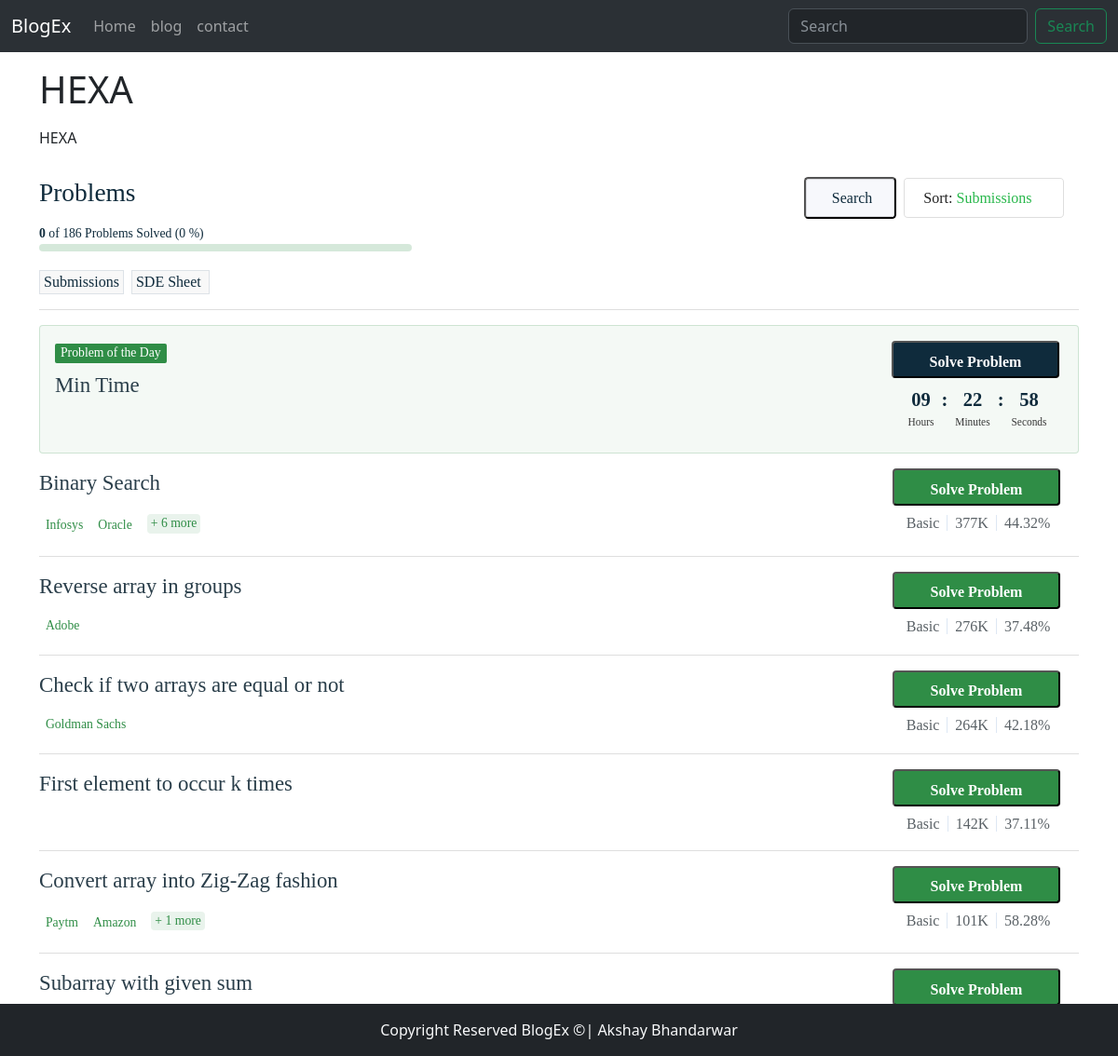
/blogpost/hexlogs, run on the app's committed database.
### blog/models.py (models this page shows, shortened)
class Blog(models.Model):
    sno=models.AutoField(primary_key=True)
    title=models.CharField(max_length=200)
    content=models.TextField()
    short_desc=models.CharField(max_length=250, default="")
    slug=models.CharField(max_length=100)
    time=models.DateTimeField(auto_now_add=True)

### blog/views.py (the view)
# urls.py: path('blogpost/<str:slug>',views.blogpost, name='blogpost'),
def blogpost(request, slug):
    blog=Blog.objects.filter(slug=slug).first()
    context={'blog':blog}
    return render( request,'blogpost.html',context)

### blog/templates/blogpost.html (shortened to what this page needs)
{% extends 'base.html' %}
{% block blogactive %}active{% endblock blogactive %}
{% block body %}
<div class="container">
<h1 class="my-3">{{blog.title}}</h1>
<div class="my-3">
    {{blog.title}}
</div>
{{blog.content|safe}}
</div>
{% endblock body %}

### data on the page
Blog: title "HEXA", content "Problems Search Sort: Submissions 0 of 186 Problems Solved (0 %) Submissions SDE Sheet Problem of the Day Min Time Solve Problem 09 Hours : 22 Minutes : 58 Seconds Binary Search Infosys Oracle + 6 more Solve Problem Basic 377K 44.32% Reverse array in groups Adobe Solve Problem Basic 276K 37.48% Check if two arrays are equal or not Goldman Sachs Solve Problem Basic 264K 42.18% First element to occur k times Solve Problem Basic 142K 37.11% Convert array into Zig-Zag fashion Paytm Amazon + 1 more Solve Problem Basic 101K 58.28% Subarray with given sum Solve Problem"
